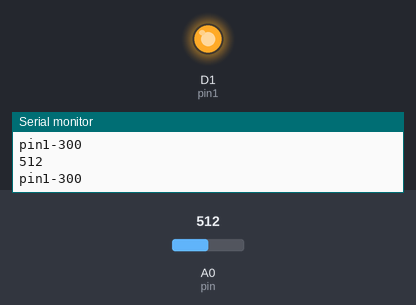
This sketch was run on a simulated ESP8266 (NodeMCU). Parts: output pins drawn as LEDs (lit = HIGH), the last lines printed to the serial monitor. Inputs (shaded band) come from the test bench; at power-on: A0 (pin) = 512.

Above: at 3.8 s.
3.9 s: A0 (pin) set to 55
7.8 s: A0 (pin) set to 47
At 8.5 s:
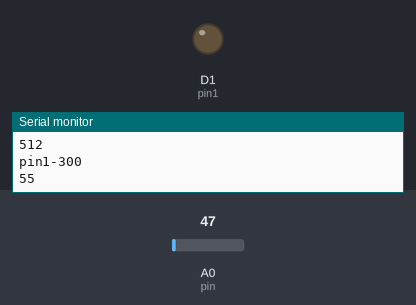
11.7 s: A0 (pin) set to 122
At 12.7 s:
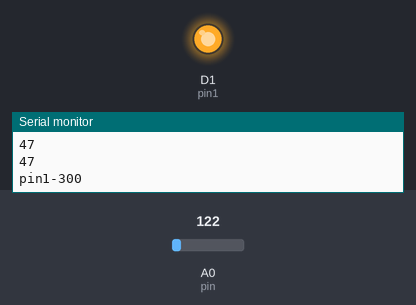
19.4 s: A0 (pin) set to 40
At 20.3 s:
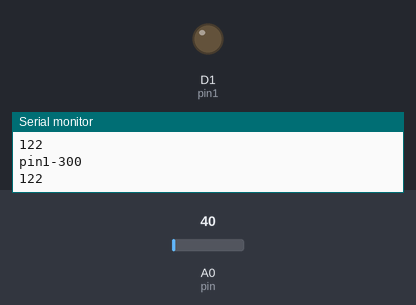
Timing chart, 0 to 22.4 s (numbered marks = the images above; inputs shaded):
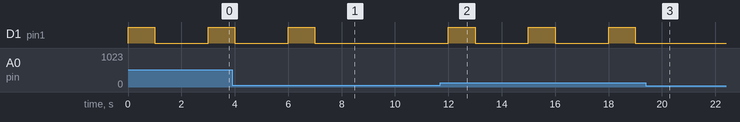

Measured:
- the behaviour switches between 51 and 50 on A0 (pin) (found by bisection; images 0 and 1)
- after the input at 7.8 s, D1 (pin1): stays LOW (without the input it goes to HIGH after 1.2 s)
- after the input at 11.7 s, D1 (pin1): alternates HIGH for 1.0 s and LOW for 2.0 s, starting after 0.30 s
- after the input at 19.4 s, D1 (pin1): stays LOW (without the input it goes to HIGH after 1.6 s)

The sketch:

TouchSensor.ino
```cpp
int const pin = A0;
int const pin1 = D1;

void setup() {
  pinMode(pin1,OUTPUT);
  Serial.begin(9600);
}

void loop() {
  int touch=0;
  touch=analogRead(pin);
  if(touch>20 && touch <30)
  {
    Serial.println("pin1-100");
    analogWrite(pin1,100);
    delay(1000);
    analogWrite(pin1,0);
    delay(1000);
  }
  if(touch>30 && touch<40)
  {
    Serial.println("pin1-200");
    analogWrite(pin1,200);
    delay(1000);
    analogWrite(pin1,0);
    delay(1000);
  }
  if(touch>50)
  {
    Serial.println("pin1-300");
    analogWrite(pin1,255);
    delay(1000);
    analogWrite(pin1,0);
    delay(1000);
  }
  Serial.println(touch);
  delay(1000);
}
```
